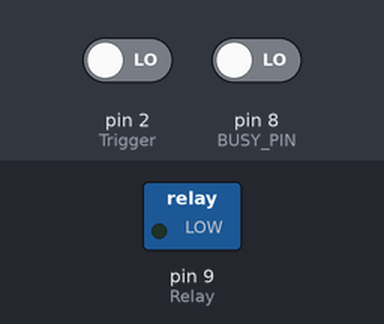
Simulated run of this sketch. Board: Arduino Uno, built with avr-gcc and run on an emulated ATmega328P. Shown: switched loads named in the sketch (green lamp = pin HIGH). The test bench sets the inputs (shaded band); at power-on: pin 2 (Trigger) LOW, pin 8 (BUSY_PIN) LOW. The audio player accepts every command and is not drawn; what the sketch prints to the serial monitor is not drawn.

Above: at 1.7 s.
1.8 s: pin 2 (Trigger) driven HIGH
At 3.5 s:
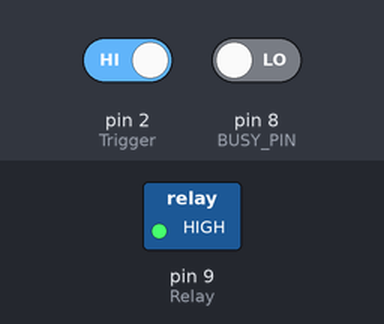
3.8 s: pin 8 (BUSY_PIN) driven HIGH
At 4.9 s:
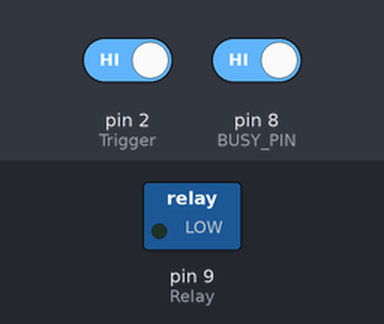
5.3 s: pin 8 (BUSY_PIN) driven LOW
At 6.5 s:
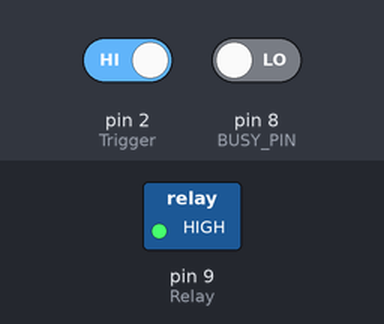
Timing chart, 0 to 8.3 s (numbered marks = the images above; inputs shaded):
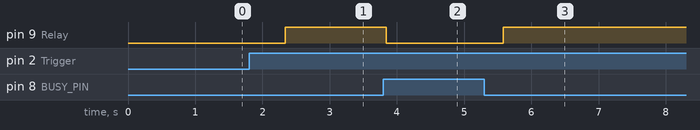

The sketch:

Vegefocimdal.ino
```cpp
#include "SoftwareSerial.h" //DFPlayer konyvtarak
#include "DFRobotDFPlayerMini.h"


#define Trigger 2
#define Relay 9

#define RX_PIN 6
#define TX_PIN 7
#define BUSY_PIN 8 //Ha eppen lejatszik a DFPlayer, akkor 0, ha nem, akkor 1
SoftwareSerial softwareSerial(TX_PIN, RX_PIN);
DFRobotDFPlayerMini player;
const byte volume = 20; //Hangero 0-30 allithato


void setup()
{
  softwareSerial.begin(9600);
  Serial.begin(9600);


  if (player.begin(softwareSerial)) //Serial visszajelzes az mp3 kommunikaciojarol
  {
    Serial.println(F("Connecting to DFPlayer: OK"));
    player.volume(volume);
  }
  else
  {
    Serial.println(F("Connecting to DFPlayer: Failed!"));
  }


  pinMode(BUSY_PIN, INPUT);
  pinMode(Trigger, INPUT);
  pinMode(Relay, OUTPUT);
  digitalWrite(Relay, LOW);

  //player.play(1); //ezutan kevesbe zajos
}


void loop()
{
  if(digitalRead(Trigger))
  {
    player.play(1); // sd/mp3/0001.mp3
    delay(500); //Ennyi kesessel dolgozza fel a parancsot a DFPlayer
    digitalWrite(Relay, HIGH);

    while(!digitalRead(BUSY_PIN)) delay(50);

    player.pause();
    digitalWrite(Relay, LOW);
  }

  delay(50);
}
```

Measured:
- after the input at 1.8 s, pin 9 (Relay): LOW → HIGH after 0.54 s
- after the input at 3.8 s, pin 9 (Relay): HIGH → LOW at once
- after the input at 5.3 s, pin 9 (Relay): LOW → HIGH after 0.28 s
